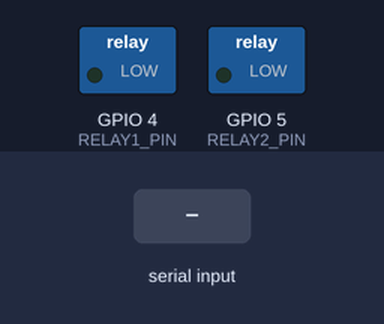
Recording of a sketch running on a simulated ESP32. Parts: switched loads named in the sketch (green lamp = pin HIGH). The test bench sets the inputs (shaded band). WiFi joins after 1.5 s; servers stay silent unless stated; network time is answered at once with the bench clock; the local clock reads 2024-03-15 10:24:30 at power-on unless the sketch sets it; the Firebase database answers and starts empty; what the sketch prints to the serial monitor is not drawn.

Above: at 3.7 s.
3.8 s: "1" received over Serial
At 5.1 s:
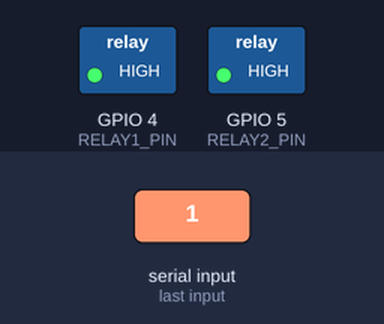
Timing chart, 0 to 6.8 s (numbered marks = the images above; inputs shaded):
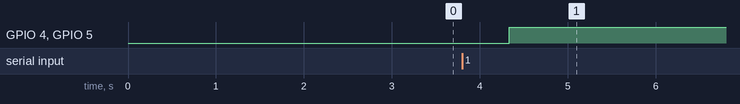

The sketch:

timer_power_socket.ino
```cpp
#include <WiFi.h>
#include <FirebaseESP32.h>
#include <NTPClient.h>
#include <WiFiUdp.h>
WiFiUDP ntpUDP;


#define WIFI_SSID "iPhone of H"
#define WIFI_PASSWORD "123456789@@@"

#define FIREBASE_HOST "timer-power-socket-dab07-default-rtdb.firebaseio.com"
#define FIREBASE_AUTH "8X9DNQPhr3ZOelYmiZ2a0lHr0AUBz5C2LyhyZrDr"


unsigned long t1 = 0;
int GT = 0, GTS = 0;
byte giocd, phutcd;
FirebaseData firebaseData;

NTPClient timeClient(ntpUDP, "pool.ntp.org");
byte ngay, thang, gio, phut, giay;
unsigned int nam;
String path = "/";
bool ena = 0, k = 0;

// Chân kết nối relay
const int RELAY1_PIN = 4; // Chân kết nối relay 1
const int RELAY2_PIN = 5; // Chân kết nối relay 2

void setup() {
  Serial.begin(115200);
  delay(1000);

  // Kết nối WiFi
  WiFi.begin(WIFI_SSID, WIFI_PASSWORD);
  Serial.print("Connecting to WiFi");
  while (WiFi.status() != WL_CONNECTED) {
    Serial.print(".");
    delay(500);
  }
  Serial.println();
  Serial.print("Connected to IP address: ");
  Serial.println(WiFi.localIP());

  // Khởi tạo NTPClient
  timeClient.begin();
  timeClient.setTimeOffset(25200);

  // Khởi tạo Firebase
  Firebase.begin(FIREBASE_HOST, FIREBASE_AUTH);
  Firebase.reconnectWiFi(true); // Đảm bảo kết nối vẫn sống

  // Thiết lập chân điều khiển relay
  pinMode(RELAY1_PIN, OUTPUT);
  pinMode(RELAY2_PIN, OUTPUT);
  digitalWrite(RELAY1_PIN, LOW);
  digitalWrite(RELAY2_PIN, LOW);
}

void loop() {
  timeClient.update();//thời gian từ NTPClient được cập nhật bằng cách gọi hàm timeClient.update()

  unsigned long epochTime = timeClient.getEpochTime();
  String formattedTime = timeClient.getFormattedTime();
  struct tm* ptm = gmtime((time_t*)&epochTime);

  ngay = ptm->tm_mday;//Lấy giá trị ngày từ cấu trúc thời gian và gán vào biến ngay.
  thang = ptm->tm_mon + 1;// Lấy giá trị tháng từ cấu trúc thời gian và gán vào biến thang. tháng tuwef 0-1, t cộng thêm 1 sử để đc tháng thực tế
  nam = ptm->tm_year + 1900;

  gio = timeClient.getHours();
  phut = timeClient.getMinutes();
  giay = timeClient.getSeconds();

//kiểm tra dữ liệu đc nhập từ serial . nếu đọc gửi kiểm tra là 1
//biến ena = 1; đảo trạng thái, bật tắt thông qua phím
  if (Serial.available()) {
    char c = Serial.read();
    Serial.println("Nhap tu ban phim!");
    if (c == '1') {
      ena = !ena;
    }
  }

    if (millis() - t1 > 1000) {
    if (Firebase.getInt(firebaseData, path + "hour"))
      giocd = firebaseData.intData();
    if (Firebase.getInt(firebaseData, path + "minute"))
      phutcd = firebaseData.intData();

    if (gio==giocd) {
      if (phut == phutcd && k == 0) {
        ena=1;
        k = 1;

      }
    if (phut!=phutcd) {
        k = 0;
    }
    }
    if(ena==1)
    {
          digitalWrite(RELAY1_PIN, HIGH);
        digitalWrite(RELAY2_PIN, HIGH);
        Serial.println("Da bat relay!");
    }
    else {

        digitalWrite(RELAY1_PIN, LOW);
        digitalWrite(RELAY2_PIN, LOW);
      Serial.println("Da tat relay")  ;
        }

  }
}
```

Measured:
- after the input at 3.8 s, GPIO 4 (RELAY1_PIN), GPIO 5 (RELAY2_PIN): LOW → HIGH after 0.54 s
